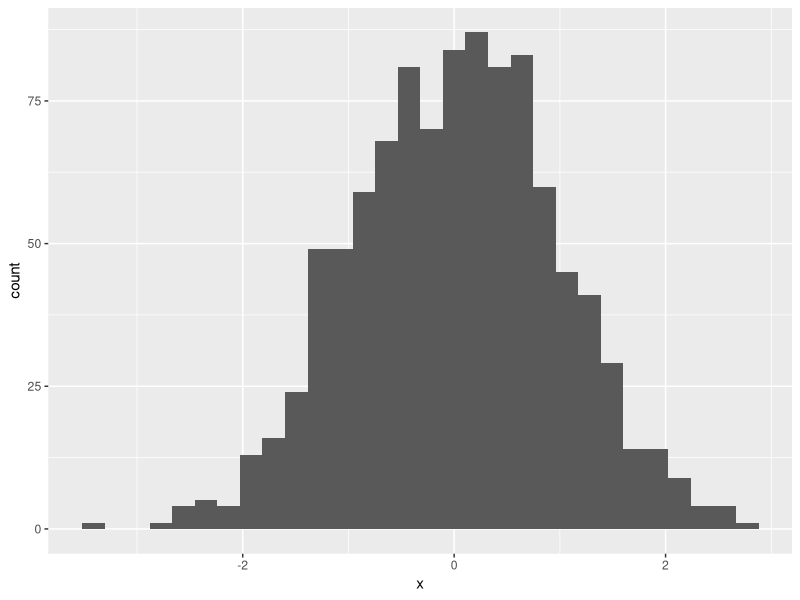

Write the R code that produced this figure.
library(tidyverse)

setwd("~/cl-demo/simulation/")

x <- read.table(file = "testresultp1000n30rep1.txt")

as_tibble(x) %>% 
  ggplot(mapping = aes(x = x)) +
  geom_histogram()
